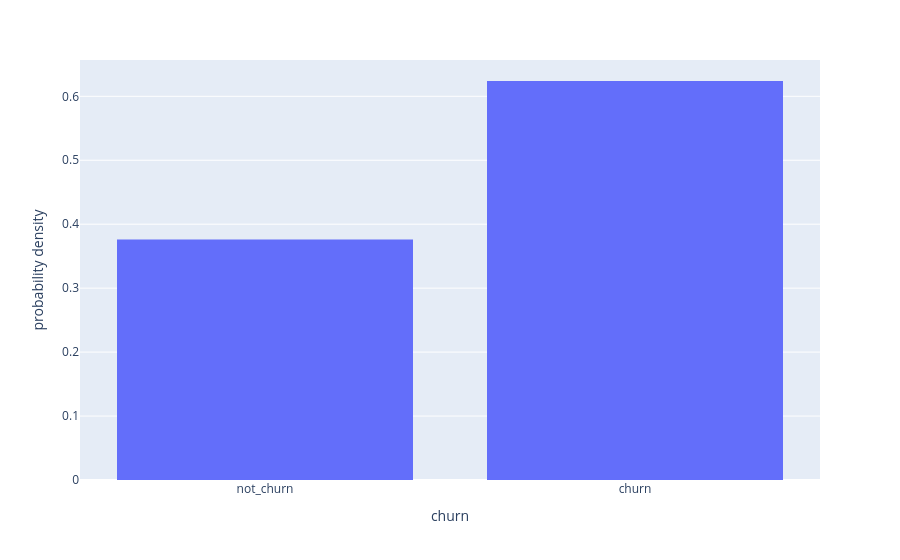

The notebook cell this image was saved under:
### Markdown cell above
Еще лучше – отразим на графике нормализованные значения (сравниваем не сырые числа):

### Code cell
fig = px.histogram(df, x='churn', histnorm='probability density')
fig.show()

### Figure 1 — Plotly figure (JSON) as saved in the notebook; plotly's stock layout.template omitted (floating-point values rounded to 4 significant figures; data arrays with more than 128 entries replaced by an {"elided": "..."} marker saying what was removed)
{"data": [{"bingroup": "x", "histnorm": "probability density", "hovertemplate": "churn=%{x}<br>probability density=%{y}<extra></extra>", "legendgroup": "", "marker": {"color": "#636efa", "pattern": {"shape": ""}}, "name": "", "orientation": "v", "showlegend": false, "type": "histogram", "x": {"elided": "50000 str values"}, "xaxis": "x", "yaxis": "y"}], "layout": {"barmode": "relative", "legend": {"tracegroupgap": 0}, "margin": {"t": 60}, "xaxis": {"anchor": "y", "domain": [0, 1], "title": {"text": "churn"}}, "yaxis": {"anchor": "x", "domain": [0, 1], "title": {"text": "probability density"}}}}
